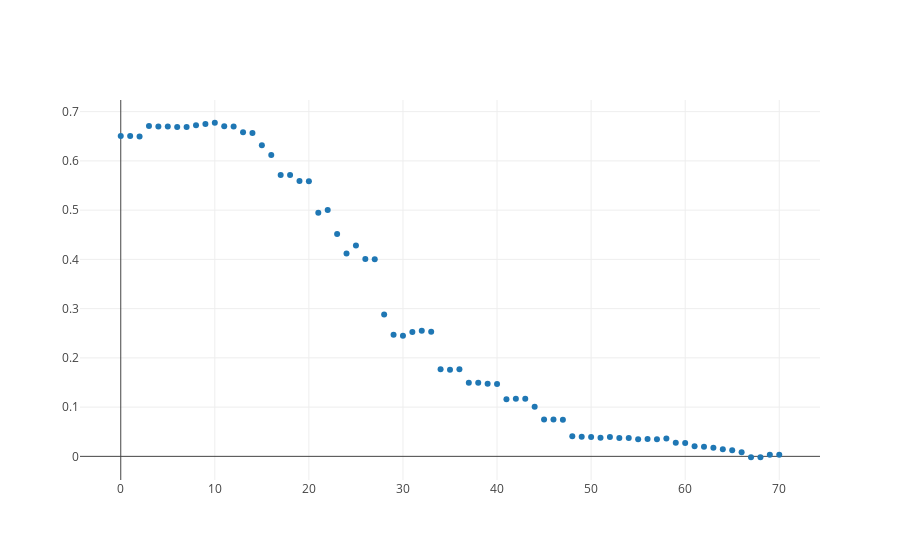

Notebook code cell kept with this figure:
### Code cell
from graph import trace_values, plot
score_trace = trace_values(x_value_range, grid_scores)
plot([score_trace])
